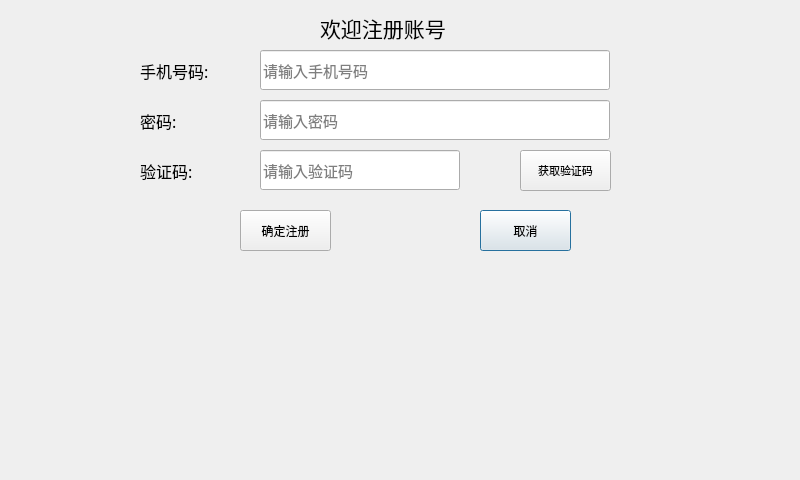
<?xml version="1.0" encoding="UTF-8"?>
<ui version="4.0">
 <class>registrationWindow</class>
 <widget class="QDialog" name="registrationWindow">
  <property name="geometry">
   <rect>
    <x>0</x>
    <y>0</y>
    <width>800</width>
    <height>480</height>
   </rect>
  </property>
  <property name="minimumSize">
   <size>
    <width>800</width>
    <height>480</height>
   </size>
  </property>
  <property name="maximumSize">
   <size>
    <width>800</width>
    <height>480</height>
   </size>
  </property>
  <property name="windowTitle">
   <string>Dialog</string>
  </property>
  <widget class="QPushButton" name="btnCancel">
   <property name="geometry">
    <rect>
     <x>480</x>
     <y>210</y>
     <width>91</width>
     <height>41</height>
    </rect>
   </property>
   <property name="text">
    <string>取消</string>
   </property>
  </widget>
  <widget class="QLineEdit" name="leEmail">
   <property name="geometry">
    <rect>
     <x>260</x>
     <y>150</y>
     <width>200</width>
     <height>40</height>
    </rect>
   </property>
   <property name="minimumSize">
    <size>
     <width>0</width>
     <height>40</height>
    </size>
   </property>
   <property name="maximumSize">
    <size>
     <width>16777215</width>
     <height>40</height>
    </size>
   </property>
   <property name="font">
    <font>
     <family>微软雅黑</family>
     <pointsize>11</pointsize>
    </font>
   </property>
   <property name="placeholderText">
    <string>请输入验证码</string>
   </property>
  </widget>
  <widget class="QLabel" name="label">
   <property name="geometry">
    <rect>
     <x>320</x>
     <y>10</y>
     <width>211</width>
     <height>35</height>
    </rect>
   </property>
   <property name="font">
    <font>
     <family>微软雅黑</family>
     <pointsize>16</pointsize>
    </font>
   </property>
   <property name="text">
    <string>欢迎注册账号</string>
   </property>
  </widget>
  <widget class="QLineEdit" name="lePasswd">
   <property name="geometry">
    <rect>
     <x>260</x>
     <y>100</y>
     <width>350</width>
     <height>40</height>
    </rect>
   </property>
   <property name="minimumSize">
    <size>
     <width>0</width>
     <height>40</height>
    </size>
   </property>
   <property name="maximumSize">
    <size>
     <width>16777215</width>
     <height>40</height>
    </size>
   </property>
   <property name="font">
    <font>
     <family>微软雅黑</family>
     <pointsize>11</pointsize>
    </font>
   </property>
   <property name="maxLength">
    <number>8</number>
   </property>
   <property name="placeholderText">
    <string>请输入密码</string>
   </property>
  </widget>
  <widget class="QLineEdit" name="lePhonenum">
   <property name="geometry">
    <rect>
     <x>260</x>
     <y>50</y>
     <width>350</width>
     <height>40</height>
    </rect>
   </property>
   <property name="minimumSize">
    <size>
     <width>0</width>
     <height>40</height>
    </size>
   </property>
   <property name="maximumSize">
    <size>
     <width>16777215</width>
     <height>40</height>
    </size>
   </property>
   <property name="font">
    <font>
     <family>微软雅黑</family>
     <pointsize>11</pointsize>
    </font>
   </property>
   <property name="text">
    <string/>
   </property>
   <property name="maxLength">
    <number>11</number>
   </property>
   <property name="placeholderText">
    <string>请输入手机号码</string>
   </property>
  </widget>
  <widget class="QPushButton" name="btnOk">
   <property name="geometry">
    <rect>
     <x>240</x>
     <y>210</y>
     <width>91</width>
     <height>41</height>
    </rect>
   </property>
   <property name="text">
    <string>确定注册</string>
   </property>
  </widget>
  <widget class="solfkeyui" name="widget" native="true">
   <property name="geometry">
    <rect>
     <x>100</x>
     <y>280</y>
     <width>600</width>
     <height>160</height>
    </rect>
   </property>
   <property name="minimumSize">
    <size>
     <width>600</width>
     <height>160</height>
    </size>
   </property>
   <property name="maximumSize">
    <size>
     <width>600</width>
     <height>160</height>
    </size>
   </property>
  </widget>
  <widget class="QLabel" name="label_3">
   <property name="geometry">
    <rect>
     <x>140</x>
     <y>110</y>
     <width>71</width>
     <height>21</height>
    </rect>
   </property>
   <property name="font">
    <font>
     <family>楷体</family>
     <pointsize>12</pointsize>
    </font>
   </property>
   <property name="text">
    <string>密码:</string>
   </property>
  </widget>
  <widget class="QLabel" name="label_4">
   <property name="geometry">
    <rect>
     <x>140</x>
     <y>60</y>
     <width>101</width>
     <height>21</height>
    </rect>
   </property>
   <property name="font">
    <font>
     <family>楷体</family>
     <pointsize>12</pointsize>
    </font>
   </property>
   <property name="text">
    <string>手机号码:</string>
   </property>
  </widget>
  <widget class="QLabel" name="label_5">
   <property name="geometry">
    <rect>
     <x>140</x>
     <y>160</y>
     <width>71</width>
     <height>21</height>
    </rect>
   </property>
   <property name="font">
    <font>
     <family>楷体</family>
     <pointsize>12</pointsize>
    </font>
   </property>
   <property name="text">
    <string>验证码:</string>
   </property>
  </widget>
  <widget class="QPushButton" name="btnGet">
   <property name="geometry">
    <rect>
     <x>520</x>
     <y>150</y>
     <width>91</width>
     <height>41</height>
    </rect>
   </property>
   <property name="font">
    <font>
     <family>AcadEref</family>
     <pointsize>8</pointsize>
    </font>
   </property>
   <property name="text">
    <string>获取验证码</string>
   </property>
  </widget>
 </widget>
 <customwidgets>
  <customwidget>
   <class>solfkeyui</class>
   <extends>QWidget</extends>
   <header location="global">solfkeyui.h</header>
   <container>1</container>
  </customwidget>
 </customwidgets>
 <resources/>
 <connections/>
</ui>
